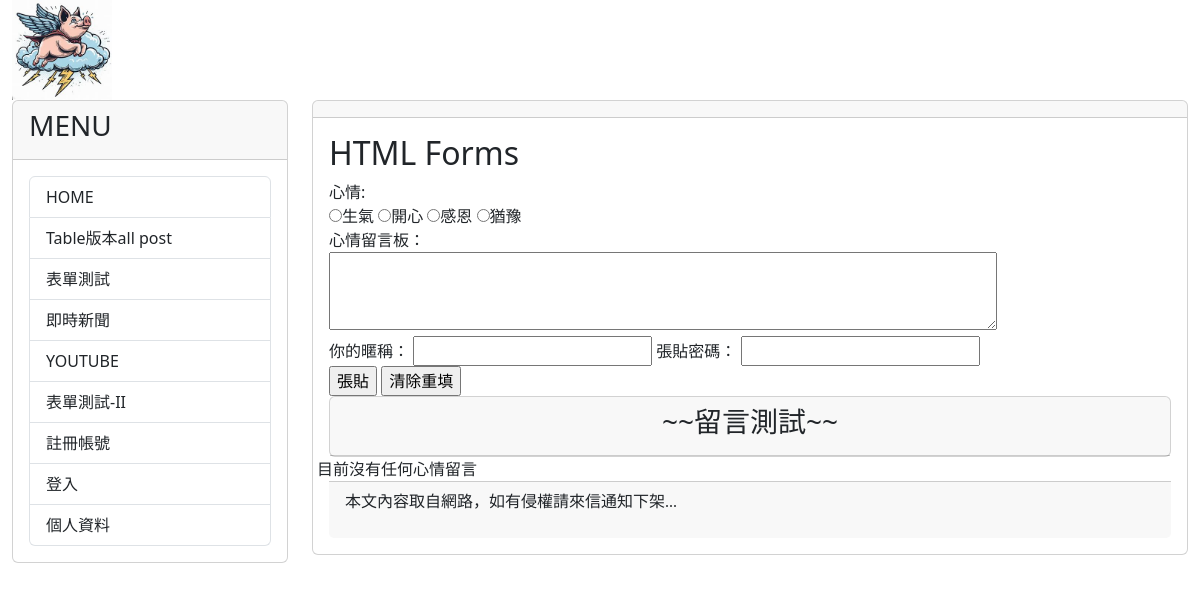
/test/, run on an earlier commit of the app's database.
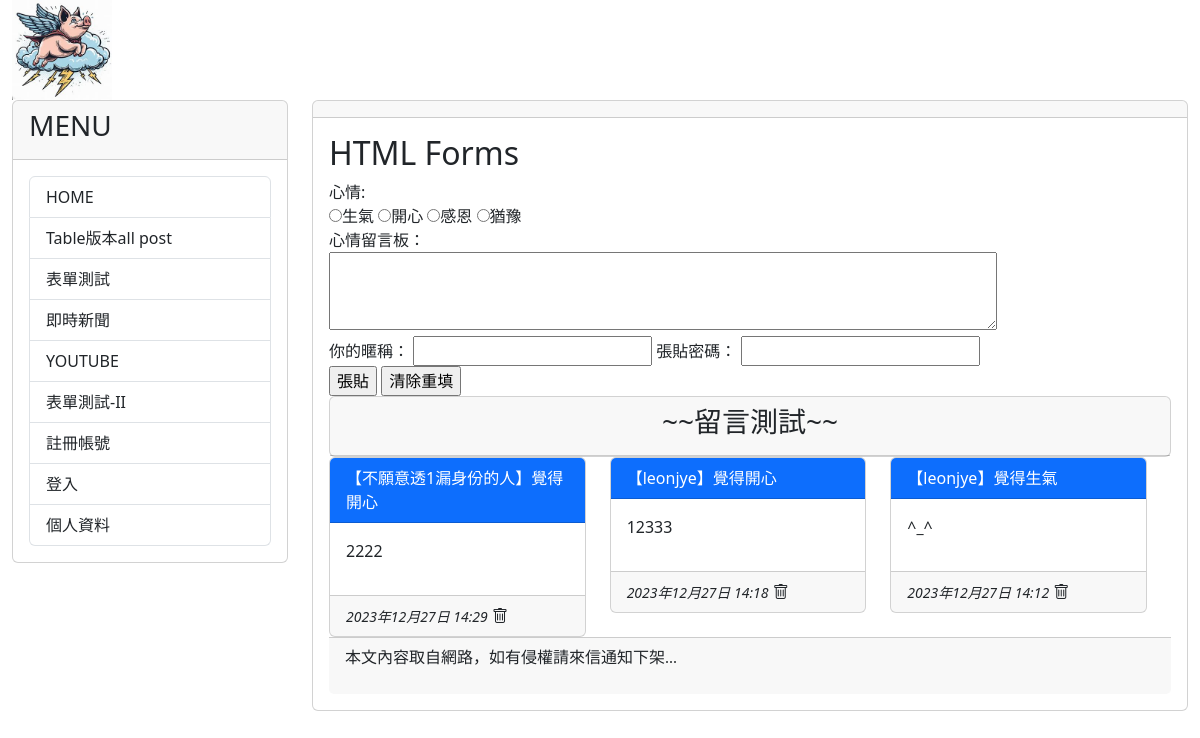
And on a later commit of the database.
### mytest/models.py (models this page shows, shortened)
class Mood(models.Model):
    status = models.CharField(max_length=10, null=False)
    def __str__(self):
        return self.status

class Post(models.Model):
    mood = models.ForeignKey('Mood', on_delete=models.CASCADE)
    nickname = models.CharField(max_length=10, default='不願意透漏身份的人')
    message = models.TextField(null=False)
    del_pass = models.CharField(max_length=10)
    pub_time = models.DateTimeField(auto_now=True)
    enabled = models.BooleanField(default=True)

### mytest/views.py (the view, shortened to what this page needs)
# urls.py: path('test/', testv.index, name="test-new"),
def index(request):
    posts = Post.objects.filter(enabled=True).order_by('-pub_time')[:30]
    moods = Mood.objects.all()
    if request.method == 'GET':
        return render(request, 'myform.html', locals())
    else:
        message = 'post/get 出現錯誤'
        return render(request, 'myform.html', locals())

### mytest/templates/myform.html (shortened to what this page needs)
{% extends "base2.html" %}
{% block content %}
<h2>HTML Forms</h2>
<form action="" method="post">
  <label for="title">心情:</label><br>
  {% for m in moods %}
  <input type='radio' name='mood' value='{{ m.status }}'>{{ m.status }}</input>
  {% endfor %}
  <br>
  心情留言板：<br/>
  <textarea name='user_post' rows=3 cols=70></textarea>
  <br/>
  <label for='user_id'>你的暱稱：</label>
  <input id='user_id' type='text' name='user_id'>
  <label for='user_pass'>張貼密碼：</label>
  <input id='user_pass' type='password' name='user_pass'><br/>
  <input type='submit' value='張貼'>
  <input type='reset' value='清除重填'>
</form>
<div class='row'>
  <div class='col-md-12'>
      <div class='card'>
          <div class='card-header' align=center>
          <h3>~~留言測試~~</h3>
      </div>
  </div>
</div>
<div class="row">
  {% for p in posts %}
  <div class="col-sm-12 col-md-4">
    <div class='card'>
        <div class='card-header text-white bg-primary'>【{{ p.nickname }}】覺得{{ p.mood }}</div>
        <div class='card-body'>{{ p.message | linebreaks }}</div>
        <div class='card-footer' text-align='right'>
            <i><small>{{ p.pub_time }}</small></i>
            <i class="bi bi-trash"  onclick='go_delete({{p.id}})'></i>
        </div>
    </div>
</div>
{% empty %}
    目前沒有任何心情留言
  {% endfor %}
</div>
{% endblock content %}

### templates/base2.html (shortened to what this page needs)
<!DOCTYPE html>
<html>
    <head>
        <link href="https://cdn.jsdelivr.net/npm/bootstrap@5.3.2/dist/css/bootstrap.min.css" rel="stylesheet">
        <link rel="stylesheet" href="https://cdn.jsdelivr.net/npm/bootstrap-icons@1.11.2/font/bootstrap-icons.min.css">
    </head>
    <body>
        <div class="container-fluid">
            {% include 'header.html' %}
            <div class="row">
                <div class="col-sm-3 col-md-3">
                    <div class="card">
                        <div class="card-header">
                            <h3>MENU</h3>
                        </div>
                        <div class="card-body">
                            <div class="list-group">
                                <a href="/" class="list-group-item">HOME</a>
                                <a href="{% url 'show-all-posts' %}" class="list-group-item">Table版本all post</a>
                                <a href="{% url 'post-new' %}" class="list-group-item">表單測試</a>
                                <a href="https://google.com/news" class="list-group-item">即時新聞</a>
                                <a href="https://www.youtube.com" class="list-group-item">YOUTUBE</a>
                                <a href="{% url 'test-new' %}" class="list-group-item">表單測試-II</a>
                                <a href="register/" class="list-group-item">註冊帳號</a>
                                <a href="{% url 'login' %}" class="list-group-item">登入</a>
                                <a href="/profile/"  class="list-group-item">個人資料</a>
                            </div>
                        </div>
                    </div>
                </div>
                <div class="col-sm-9 col-md-9">
                    <div class="card">
                        <div class="card-header">
                        </div>
                        <div class="card-body">
                            {% block content %} {% endblock %}
                        </div>
                        <div class="card-footer">
                            {% include 'footer.html' %}
                        </div>
                    </div>
                </div>
            </div>
        </div>
    </body>
</html>

### templates/header.html (shortened to what this page needs)
{% load static %}
<div class='well'>
    <img src="{% static "images/OIG.jfif" %}" height="100">
</div>

### templates/footer.html
{% block footer %}
    {% if now %}
    <p style='font-family:微軟正黑體;'>現在時刻：{{ now }}</p>
    {% else %}
    <p style='font-family:微軟正黑體;'>本文內容取自網路，如有侵權請來信通知下架...</p>
    {% endif %}
{% endblock %}

What changed in the data, as far as the page shows it:
added Post: nickname "不願意透1漏身份的人", mood "開心", message "2222", pub_time "2023年12月27日 14:29"
added Post: nickname "leonjye", mood "開心", message "12333", pub_time "2023年12月27日 14:18"
added Post: nickname "leonjye", mood "生氣", message "^_^", pub_time "2023年12月27日 14:12"
Also different on the page:
text no longer shown: "目前沒有任何心情留言"
